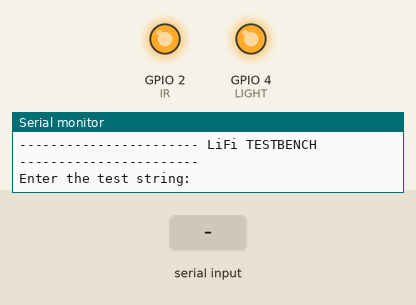
This sketch was run on a simulated ESP32. On the bench: output pins drawn as LEDs (lit = HIGH), the last lines printed to the serial monitor. Dashed ring = blinking. The inputs (shaded band) are chosen by the test bench.

Above: at 1.2 s.
1.3 s: "1\n" received over Serial
At 2.47 s:
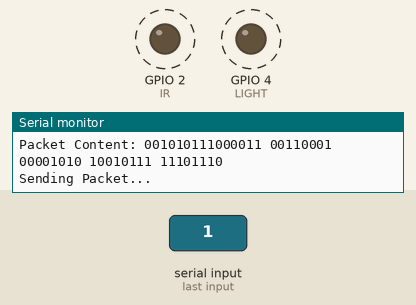
Timing chart, 0 to 4.4 s (numbered marks = the images above; inputs shaded):
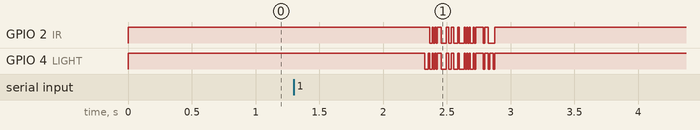

Measured:
- after the input at 1.3 s, GPIO 2 (IR): alternates HIGH for 0.01 s and LOW for 0.02 s, 26 changes in all, then stays HIGH, starting after 1.1 s; GPIO 4 (LIGHT): alternates HIGH for 0.01 s and LOW for 0.01 s, 30 changes in all, then stays HIGH, starting after 1.0 s

The sketch:

main.ino
```cpp
// INCLUES ======================
#include <Arduino.h>

#include "testBench.h"
// ==============================


// DEFINES ======================
#define BAUDRATE 115200
#define BIT_INTERVAL 10

#define IR 2
#define LIGHT 4

#define CHAR_LIMIT 1024
#define BYTE_LENGTH 8
#define CRC_LEN 16
#define ARBITRATION_LEN 15

// ==============================


// GLOBAL CONSTANTS =============
const uint8_t quotient[] = {16, 12, 5, 0};
const uint8_t id[] = {0, 0, 1, 0, 1, 0, 1, 1, 1, 0, 0};
// ==============================


// GLOBAL VARS ==================
char testString[1024];
uint8_t* stream;
// ==============================


void setup () {
    Serial.begin(BAUDRATE);

    // welcome screen
    Serial.println("\n----------------------- LiFi TESTBENCH -----------------------\n");

    // set pinModes
    pinMode(IR, OUTPUT);
    pinMode(LIGHT, OUTPUT);

    // set initial states for pins
    digitalWrite(IR, HIGH);
    digitalWrite(LIGHT, HIGH);
}
void loop() {
    // get the string from the user
    size_t size;
    Serial.print("Enter the test string: ");
    while (!Serial.available());
    size = Serial.readBytesUntil('\r', testString, CHAR_LIMIT);
    testString[size] = '\0'; // add the null character at the end
    Serial.printf("%s\n[size: %d]\n", testString, size);

    // split the string into 128-16 bit wide bytes and schedule sends
    size_t npackets = ceil((float) size / 14);
    Serial.printf("Sending %d packets over LiFi ---------------------------------------\n\n", npackets);
    for (int i=0; i<npackets; ++i) {
        // allocate the required bit stream
        Serial.printf("Allocate...%dth packet\n", i+1);
        size_t rows = (i == (npackets-1)) ? size - ((npackets-1)*14) : 14;
        stream = (uint8_t*) malloc((rows*BYTE_LENGTH+CRC_LEN+ARBITRATION_LEN) * sizeof(uint8_t)); // including the CRC bytes

        // convert to binary and set to allocated memory
        Serial.println("Binary Convert...");
        Serial.print("start point: "); Serial.println(i*14+0);
        Serial.print("end point: "); Serial.println(i*14+(rows-1));
        for (int j=0; j<rows; ++j)
            binConvert(testString[i*14+j], &stream[ARBITRATION_LEN+j*BYTE_LENGTH]);

        // set the 16 bit CRC field to 0
        for (int j=0; j<16; ++j)
            stream[ARBITRATION_LEN+j+(rows*BYTE_LENGTH)] = 0;

        // display stream
        Serial.print("stream Only:");
        displayStream(&stream[ARBITRATION_LEN], rows*BYTE_LENGTH);
        Serial.println();

        // generate the CRC
        Serial.print("CRC Remainder:");
        generateCRC(&stream[ARBITRATION_LEN], rows*BYTE_LENGTH+16, quotient, &stream[ARBITRATION_LEN+rows*BYTE_LENGTH], CRC_LEN);
        displayStream(&stream[ARBITRATION_LEN+rows*BYTE_LENGTH], 16);
        Serial.println();

        // create the arbitration field
        Serial.print("Arbitration Field:");
        memcpy(stream, id, 11);
        binConvert(rows+1, &stream[11], 4); // CRC must also be INCLUDED and remove the top length offset
        displayStream(stream, ARBITRATION_LEN, 11);
        Serial.println();

        // display whole packet
        Serial.print("Packet Content:");
        displayStream(stream, ARBITRATION_LEN, 100);
        displayStream(&stream[ARBITRATION_LEN], rows*BYTE_LENGTH+CRC_LEN, 8);
        Serial.println();

        // send the packet
        Serial.println("Sending Packet...");
        sendBuffer(stream, rows*BYTE_LENGTH+CRC_LEN+ARBITRATION_LEN, BIT_INTERVAL);

        // free the memory
        free(stream);
        Serial.println();

        // delay before sending next package
        delay(BIT_INTERVAL*7);
    }
    Serial.println("--------------------------------------------------------------------\n");
}
```
